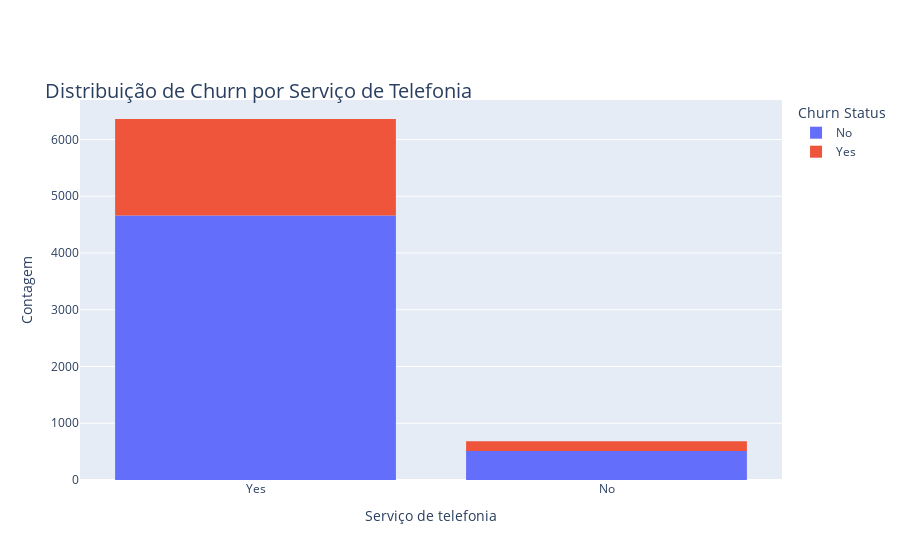

Notebook cell for this chart:
### Code cell
fig = px.histogram(df_normalizado, x= 'servico_telefonico', color= 'churn', 
                   title= 'Distribuição de Churn por Serviço de Telefonia',
                   labels={'churn': 'Churn Status'})

fig.update_layout(xaxis_title= 'Serviço de telefonia',
                  yaxis_title= 'Contagem',
                  title_font= {'size': 20},
                  title_y= 0.85)

# Alterando a label da legenda (trace)
fig.update_traces(selector=dict(name='1'), name='Churned')

fig.show()

### Figure 1 — Plotly figure (JSON) as saved in the notebook; plotly's stock layout.template omitted (floating-point values rounded to 4 significant figures; data arrays with more than 128 entries replaced by an {"elided": "..."} marker saying what was removed)
{"data": [{"alignmentgroup": "True", "bingroup": "x", "hovertemplate": "Churn Status=No<br>servico_telefonico=%{x}<br>count=%{y}<extra></extra>", "legendgroup": "No", "marker": {"color": "#636efa", "pattern": {"shape": ""}}, "name": "No", "offsetgroup": "No", "orientation": "v", "showlegend": true, "type": "histogram", "x": {"elided": "5174 str values"}, "xaxis": "x", "yaxis": "y"}, {"alignmentgroup": "True", "bingroup": "x", "hovertemplate": "Churn Status=Yes<br>servico_telefonico=%{x}<br>count=%{y}<extra></extra>", "legendgroup": "Yes", "marker": {"color": "#EF553B", "pattern": {"shape": ""}}, "name": "Yes", "offsetgroup": "Yes", "orientation": "v", "showlegend": true, "type": "histogram", "x": {"elided": "1869 str values"}, "xaxis": "x", "yaxis": "y"}], "layout": {"barmode": "relative", "legend": {"title": {"text": "Churn Status"}, "tracegroupgap": 0}, "title": {"font": {"size": 20}, "text": "Distribuição de Churn por Serviço de Telefonia", "y": 0.85}, "xaxis": {"anchor": "y", "domain": [0, 1], "title": {"text": "Serviço de telefonia"}}, "yaxis": {"anchor": "x", "domain": [0, 1], "title": {"text": "Contagem"}}}}
